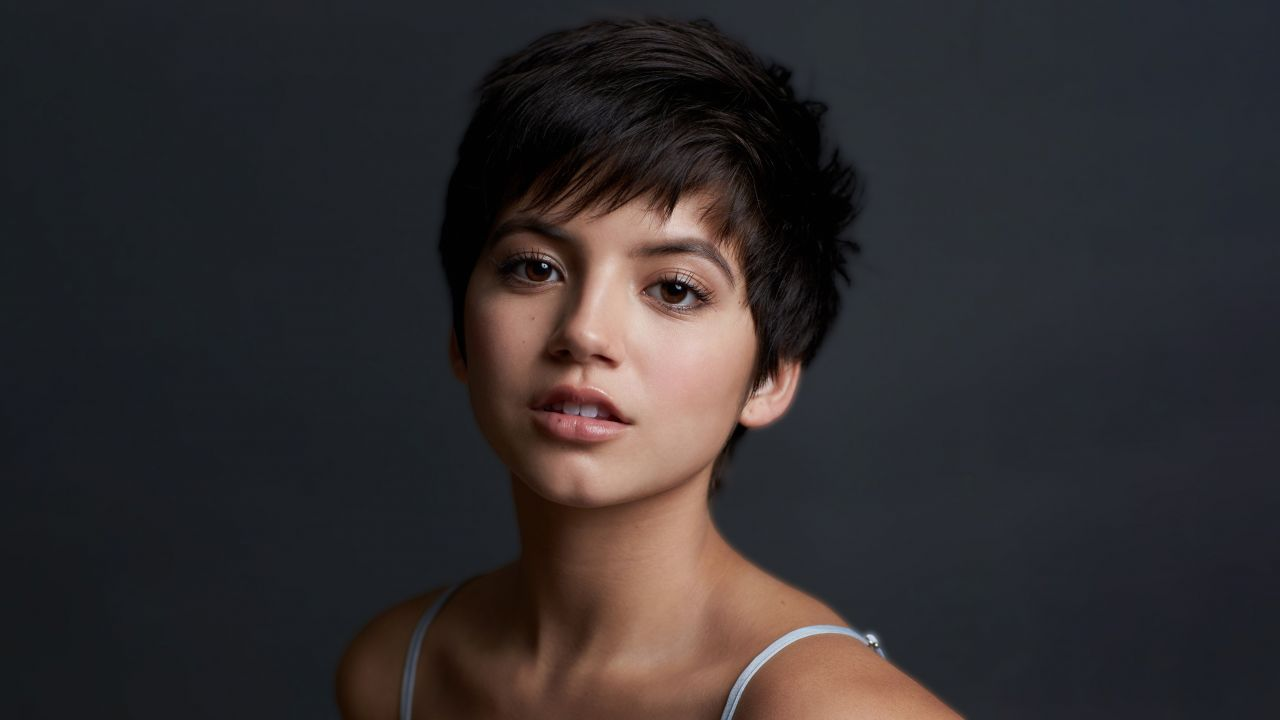
#> input picture official_sample.jpeg, 1280 x 720 px, given as the content of the folder out/pairs_dataset/target, which was not available
$ python cartoonize.py
#> lines starting #> are read from the running program, lines starting #| are printed output that depends on the picture; after the words box and inside, x2 and y2 are one past the last pixel; in counts of white or black regions, pixels touching at a corner belong together; pictures that were not available may be replaced by others from this repository, and a replacement may not be noted
#> in main, img is the input picture: shape (720, 1280, 3); mean B, G, R 46.2, 44.7, 49.1
#!/usr/bin/env python3
"""[카툰 후처리] 기존 painterly 타겟을 '카툰(평면 색면+경계선)'으로 후처리 — 재생성 없이 재활용.
색 양자화(k-means) + 엣지 오버레이. 표정·정렬 그대로 유지(입력 이미지 구조 보존).
  # 미리보기 10장:
  python run/cartoonize.py --src out/pairs_dataset/target --out out/cartoon_preview --n 10
  # 전체(재학습용 타겟):
  python run/cartoonize.py --src out/pairs_dataset/target --out out/pairs_cartoon/target
"""
import os, glob, argparse
import cv2
import numpy as np

EXTS = (".png", ".jpg", ".jpeg", ".webp")


def cartoonize(img, k=8, edge_strength=9, smooth=2):
#> called with k = 8, edge_strength = 9, smooth = 2
    color = img
    for _ in range(smooth):                                   # 엣지보존 스무딩 → 평면화
        color = cv2.bilateralFilter(color, d=9, sigmaColor=80, sigmaSpace=80)
    Z = color.reshape((-1, 3)).astype(np.float32)             # 색 양자화(k색으로)
    crit = (cv2.TERM_CRITERIA_EPS + cv2.TERM_CRITERIA_MAX_ITER, 10, 1.0)
    _, label, center = cv2.kmeans(Z, k, None, crit, 3, cv2.KMEANS_PP_CENTERS)
#> center = [[35.57, 30.76, 28.35], [114.7, 135.6, 180], [53.86, 66.01, 98.99], [6.99, 8.97, 13.67], [49.82, 43.2, 39.88], [160.7, 173.4, 207.4], [84.77, 103.2, 148.2], [23.7, 33.95, 55.94]]
    quant = center[label.flatten()].astype(np.uint8).reshape(img.shape)
    if edge_strength > 0:                                     # 검은 경계선
        gray = cv2.cvtColor(img, cv2.COLOR_BGR2GRAY)
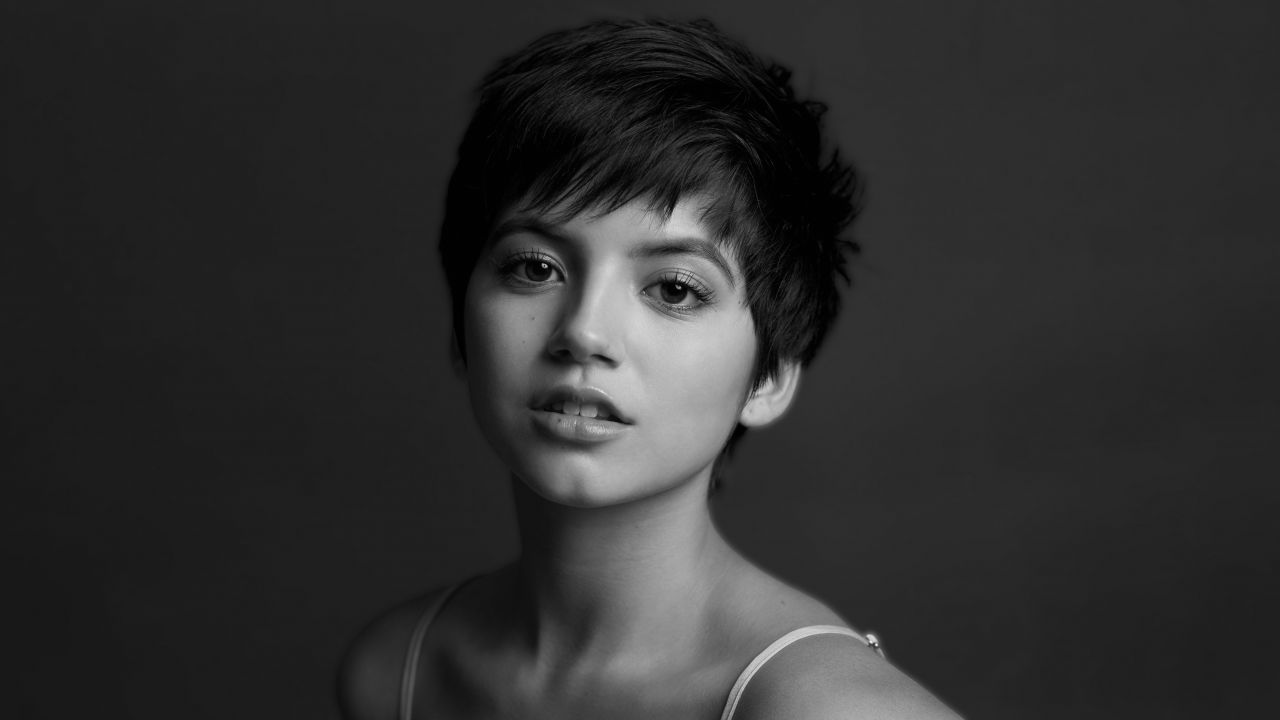
#> gray: shape (720, 1280); min 0, max 245, mean 46.3
        gray = cv2.medianBlur(gray, 5)
        edges = cv2.adaptiveThreshold(gray, 255, cv2.ADAPTIVE_THRESH_MEAN_C,
                                      cv2.THRESH_BINARY, edge_strength, 9)
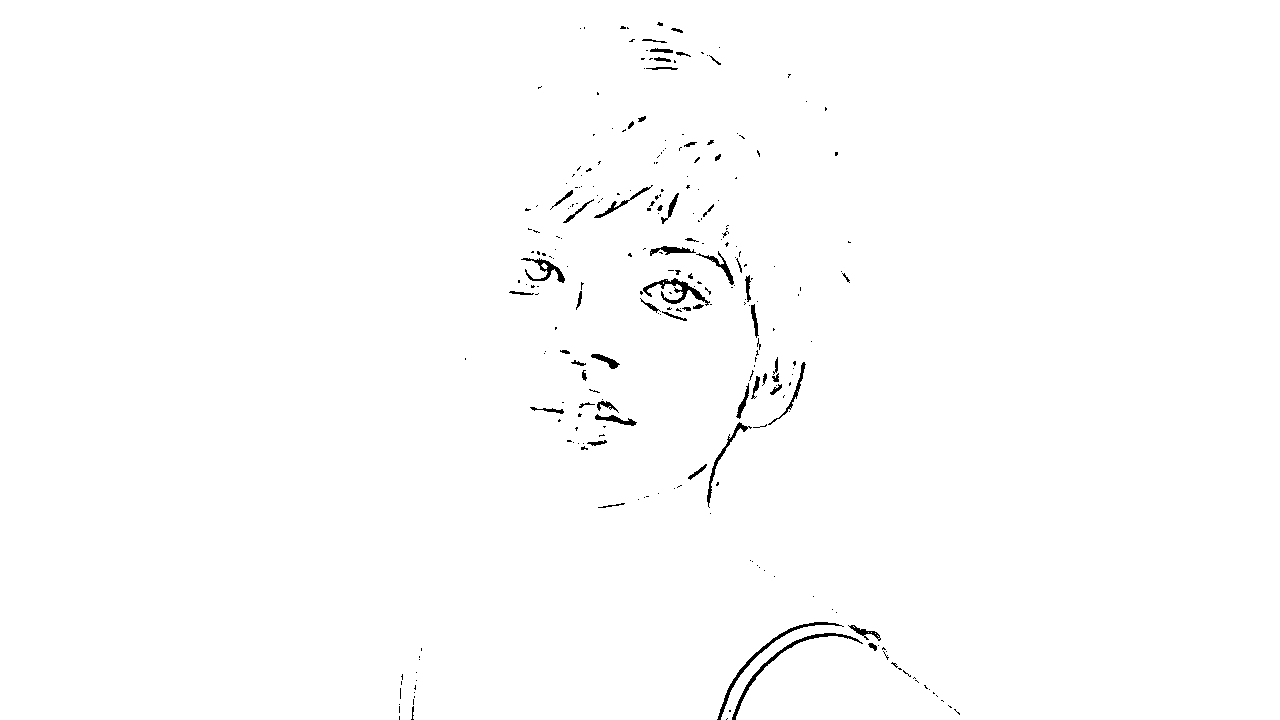
#> edges: shape (720, 1280); 99.2% white; 266 black regions (209 under 20 px), largest, box (x1, y1, x2, y2) and area: (732, 633, 863, 720) 577, (717, 622, 844, 720) 562, (643, 278, 710, 306) 509
        quant = cv2.bitwise_and(quant, cv2.cvtColor(edges, cv2.COLOR_GRAY2BGR))
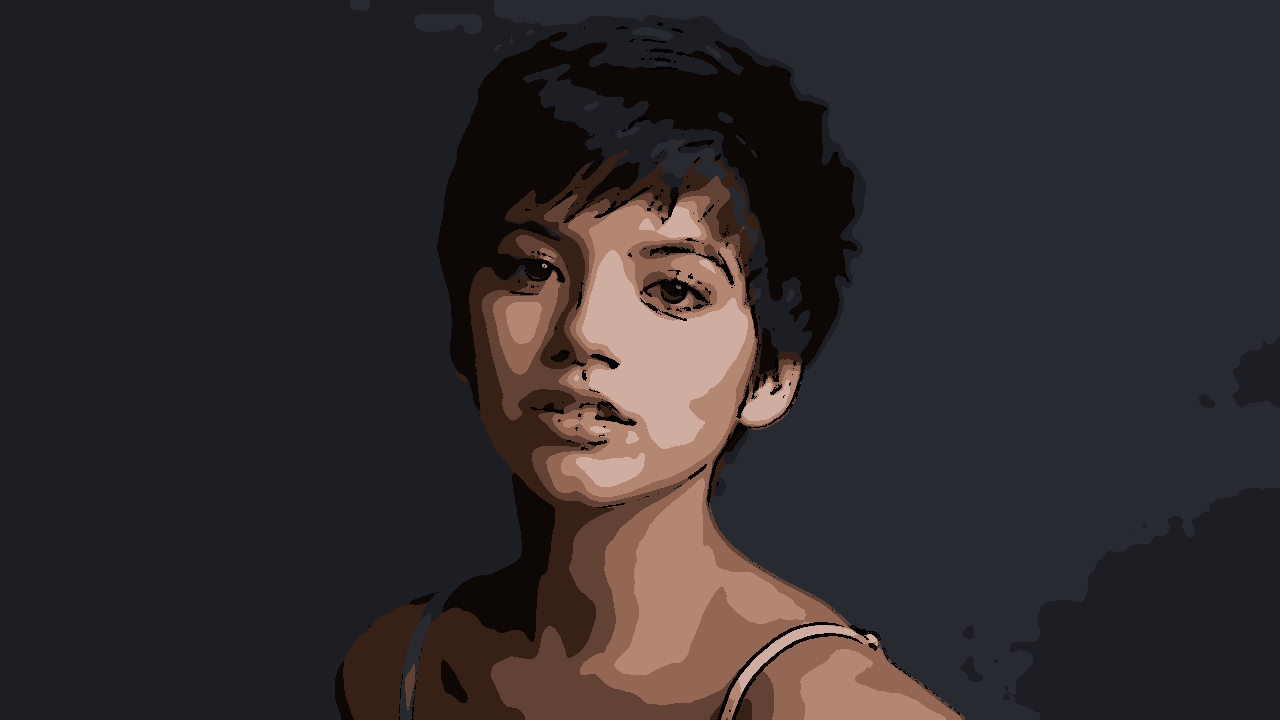
#> quant: shape (720, 1280, 3); mean B, G, R 45.1, 43.7, 47.9
    return quant


def main():
    ap = argparse.ArgumentParser()
    ap.add_argument("--src", default="out/pairs_dataset/target")
    ap.add_argument("--out", default="out/cartoon_preview")
    ap.add_argument("--n", type=int, default=0, help="처리 장수(0=전부)")
    ap.add_argument("--k", type=int, default=8, help="색 수(↓=더 평평/만화)")
    ap.add_argument("--edge", type=int, default=9, help="경계선 강도(0=선 없음, 홀수)")
    ap.add_argument("--smooth", type=int, default=2, help="평면화 반복(↑=더 매끈)")
    args = ap.parse_args()

    paths = sorted(p for p in glob.glob(os.path.join(args.src, "*")) if p.lower().endswith(EXTS))
    if args.n > 0:
        paths = paths[:args.n]
    if not paths:
        raise SystemExit(f"이미지 없음: {args.src}")
    os.makedirs(args.out, exist_ok=True)
    for i, p in enumerate(paths):
        img = cv2.imread(p)
        out = cartoonize(img, k=args.k, edge_strength=args.edge, smooth=args.smooth)
        cv2.imwrite(os.path.join(args.out, os.path.basename(p)), out)
        if (i + 1) % 50 == 0 or i + 1 == len(paths):
            print(f"[{i+1}/{len(paths)}]")
    print(f"완료 → {args.out}  (k={args.k} edge={args.edge} smooth={args.smooth})")


if __name__ == "__main__":
    main()
